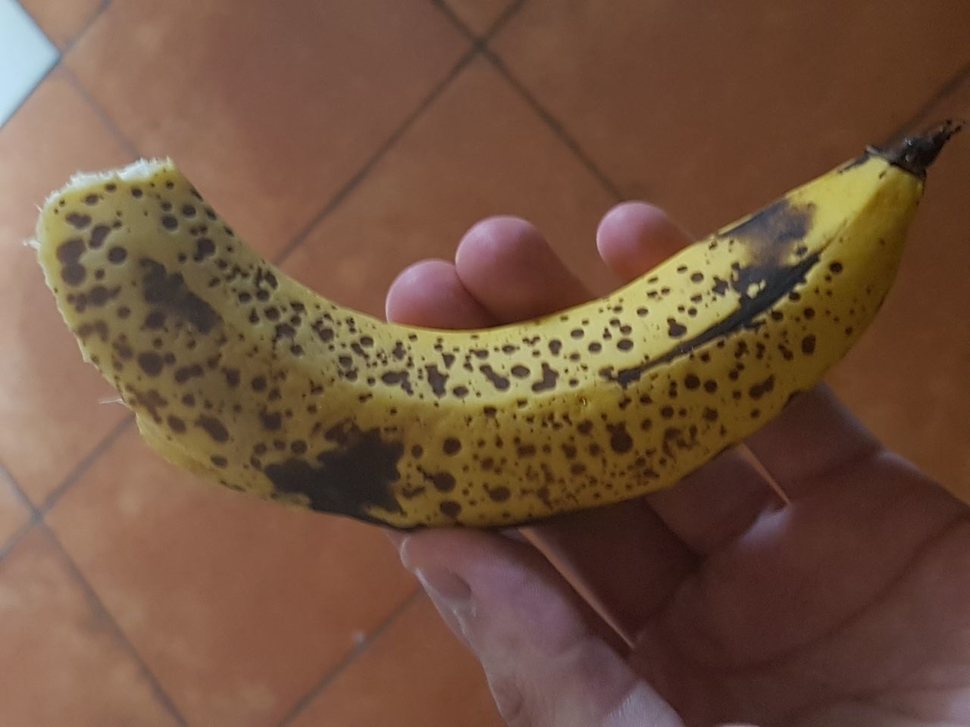
#> input picture puppets.png, 970 x 727 px, shrunk from 1280 x 960 before the run
$ python distort.py
#> lines starting #> are read from the running program, lines starting #| are printed output that depends on the picture
import cv2
import numpy as np

img = cv2.imread('puppets.png', 0)
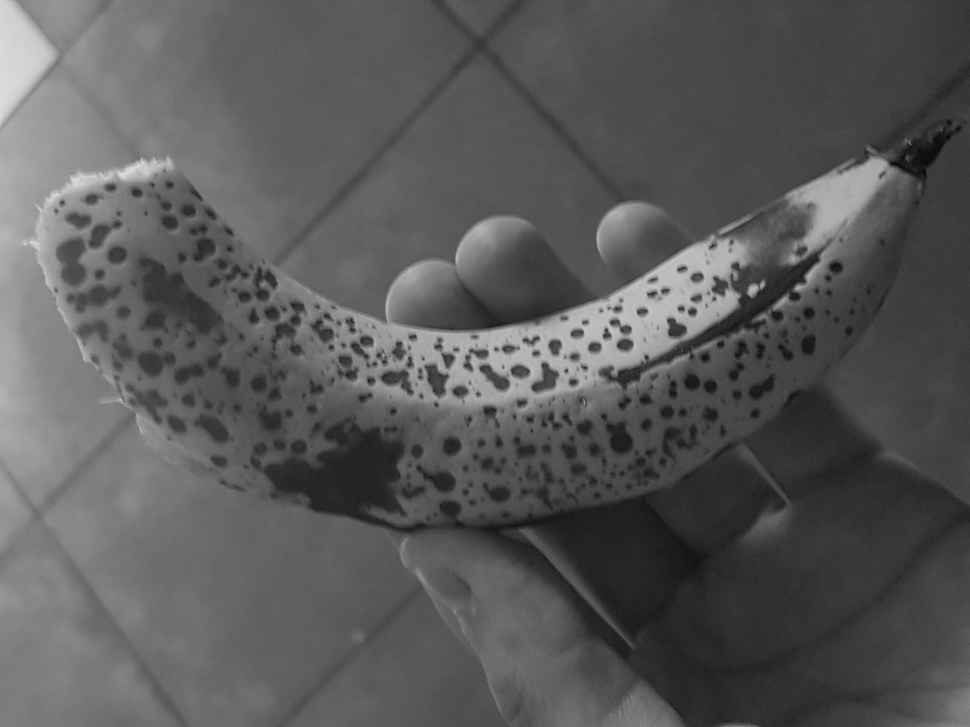
#> img: shape (727, 970); min 4, max 234, mean 89.2

kernel = np.ones((5,5), np.uint8)

img_erosion = cv2.erode(img, kernel, iterations=1)
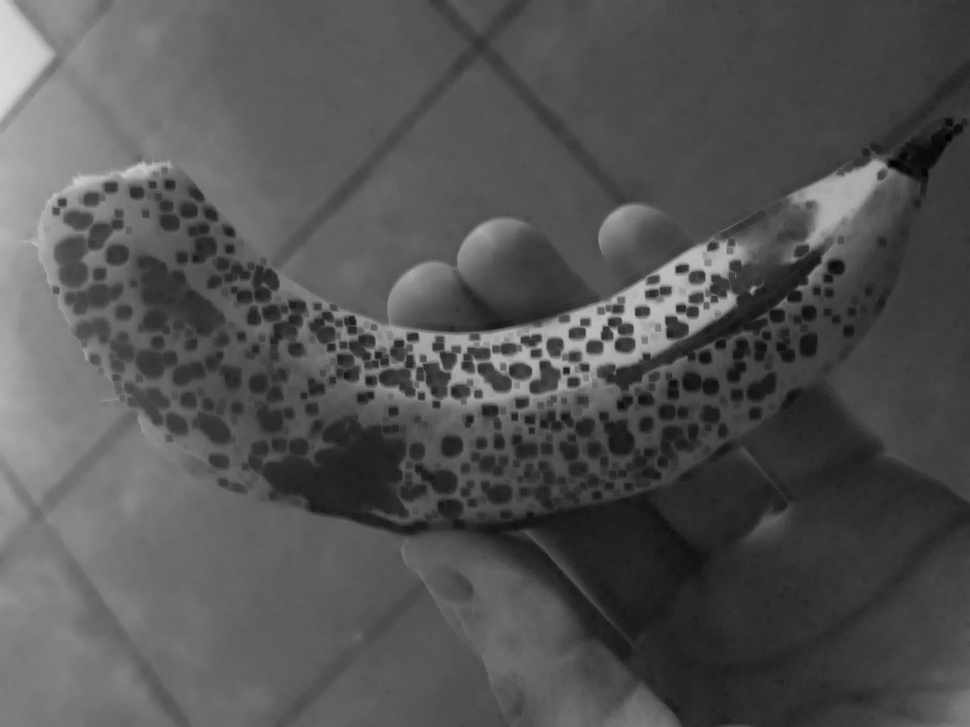
#> img_erosion: shape (727, 970); min 4, max 217, mean 83.2
img_dilation = cv2.dilate(img, kernel, iterations=1)
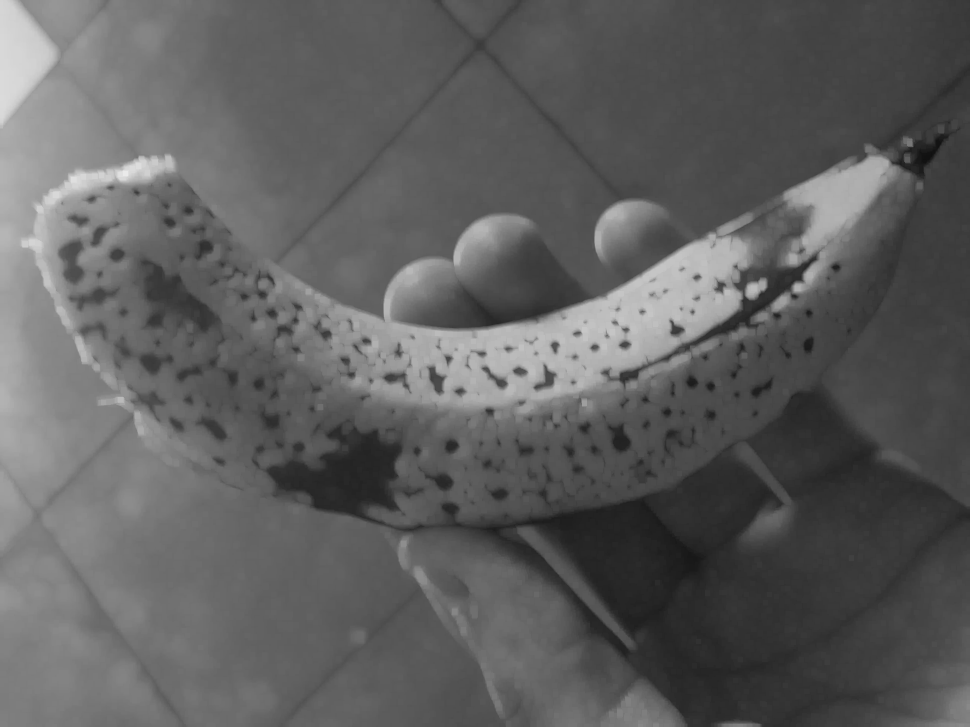
#> img_dilation: shape (727, 970); min 16, max 234, mean 94.6

cv2.imshow('Input', img)
#cv2.imshow('Erosion', img_erosion)
cv2.imshow('Dilation', img_dilation)

cv2.waitKey(0)

$ run again, with conversion.png copied over puppets.png
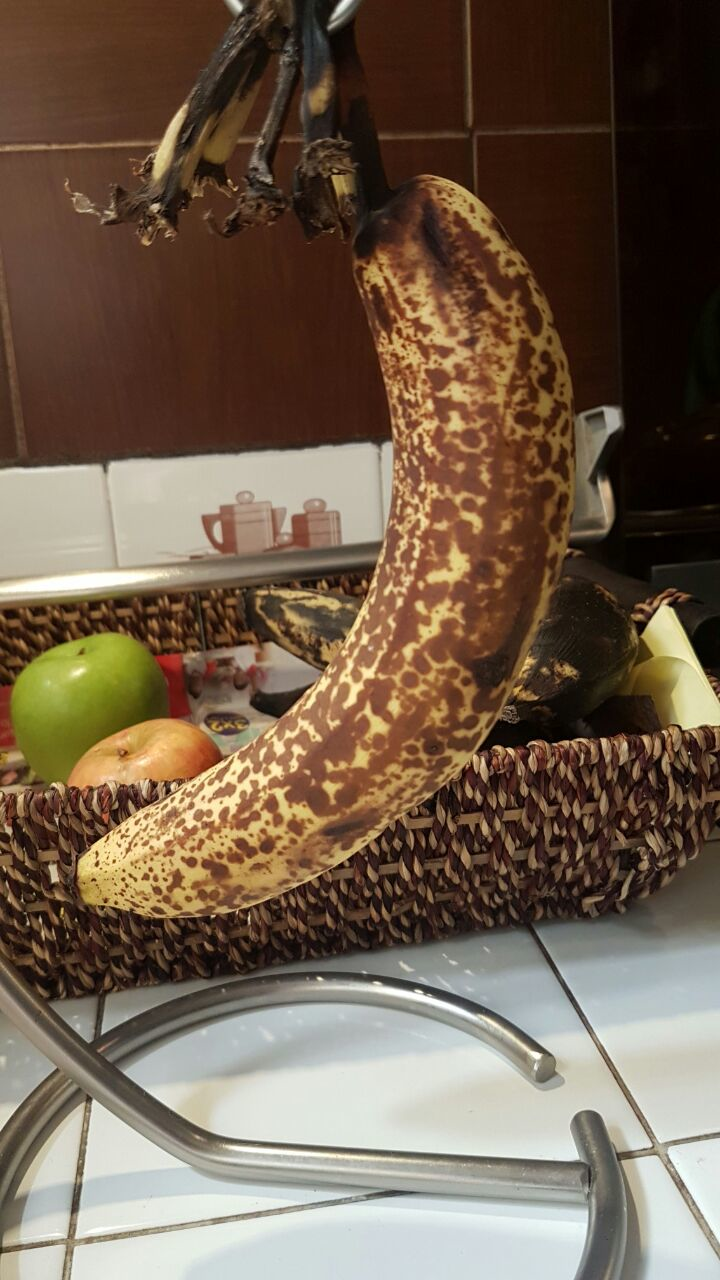
#> input picture conversion.png, 720 x 1280 px
#> `img_erosion = cv2.erode(img, kernel, iterations=1)`:
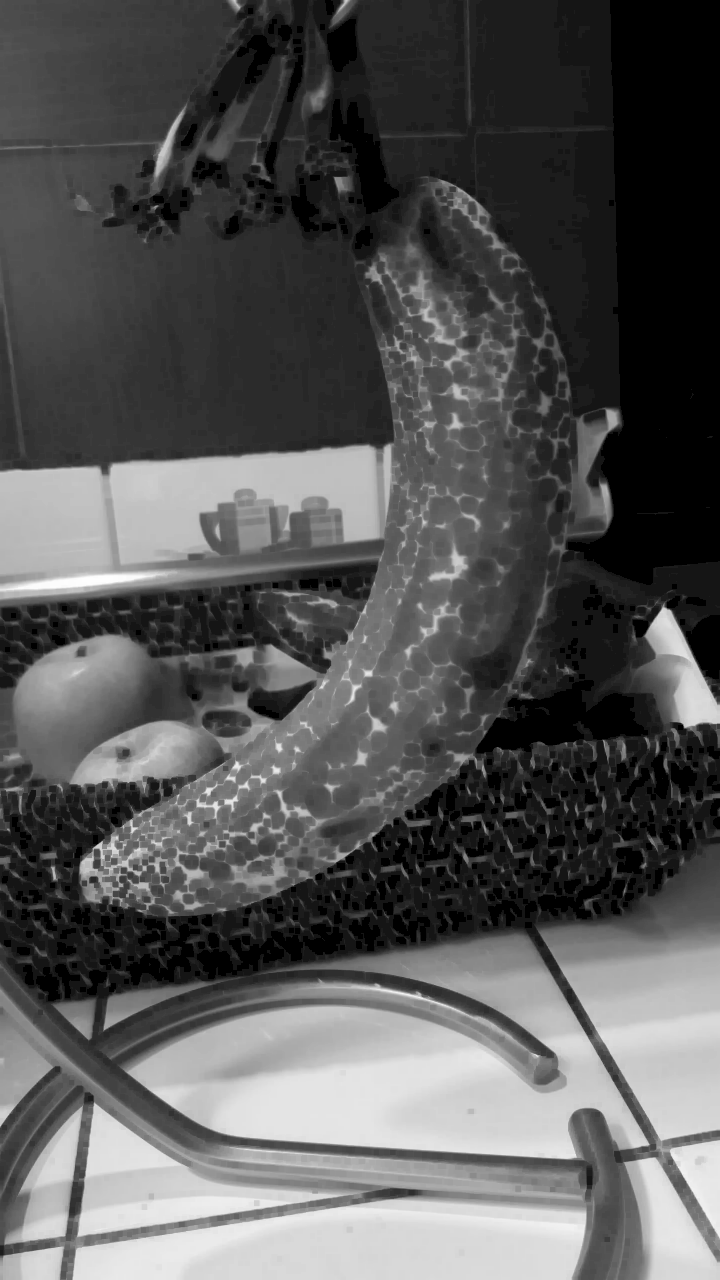
#> img_erosion: shape (1280, 720); min 0, max 254, mean 86.7
#> `img_dilation = cv2.dilate(img, kernel, iterations=1)`:
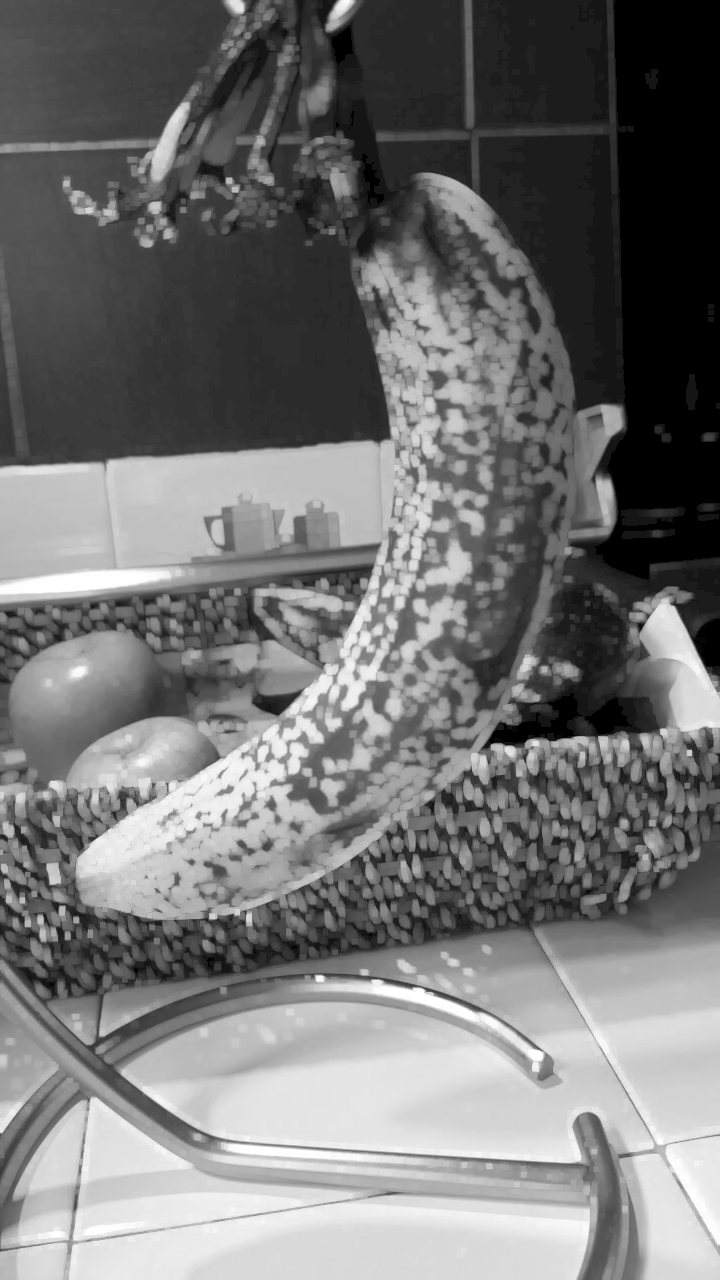
#> img_dilation: shape (1280, 720); min 0, max 255, mean 116.4

$ run again, with descarga.png copied over puppets.png
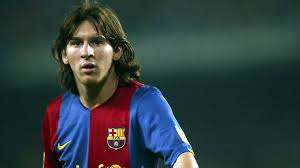
#> input picture descarga.png, 300 x 168 px
#> `img_erosion = cv2.erode(img, kernel, iterations=1)`:
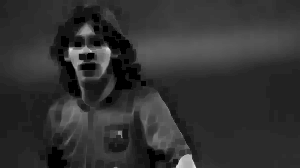
#> img_erosion: shape (168, 300); min 0, max 227, mean 49.7
#> `img_dilation = cv2.dilate(img, kernel, iterations=1)`:
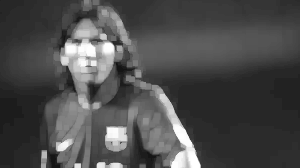
#> img_dilation: shape (168, 300); min 21, max 255, mean 76.3

$ run again, with ocean.png copied over puppets.png
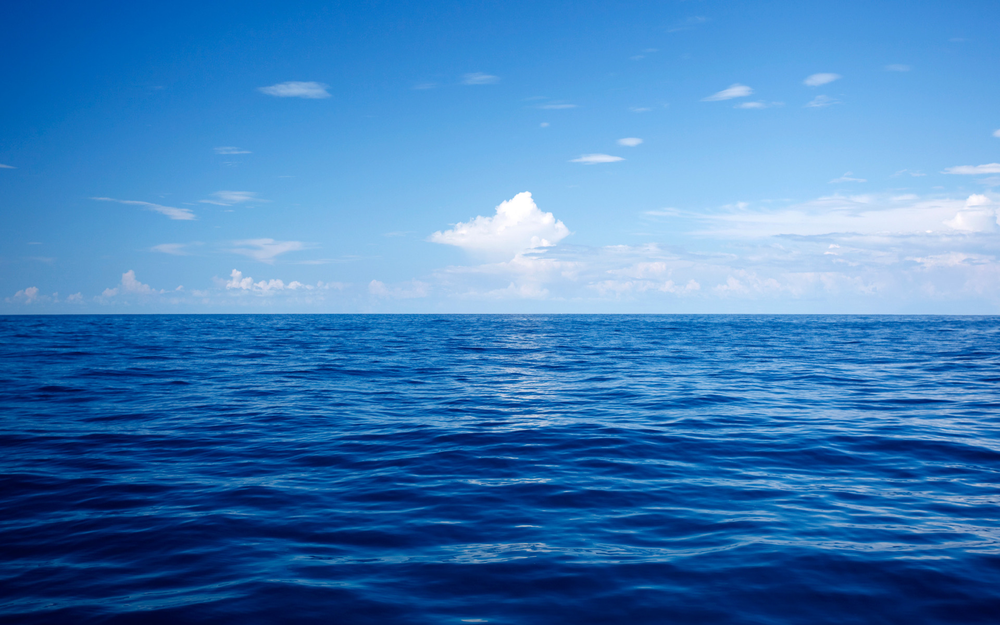
#> input picture ocean.png, 1000 x 625 px, shrunk from 1920 x 1200 before the run
#> `img_erosion = cv2.erode(img, kernel, iterations=1)`:
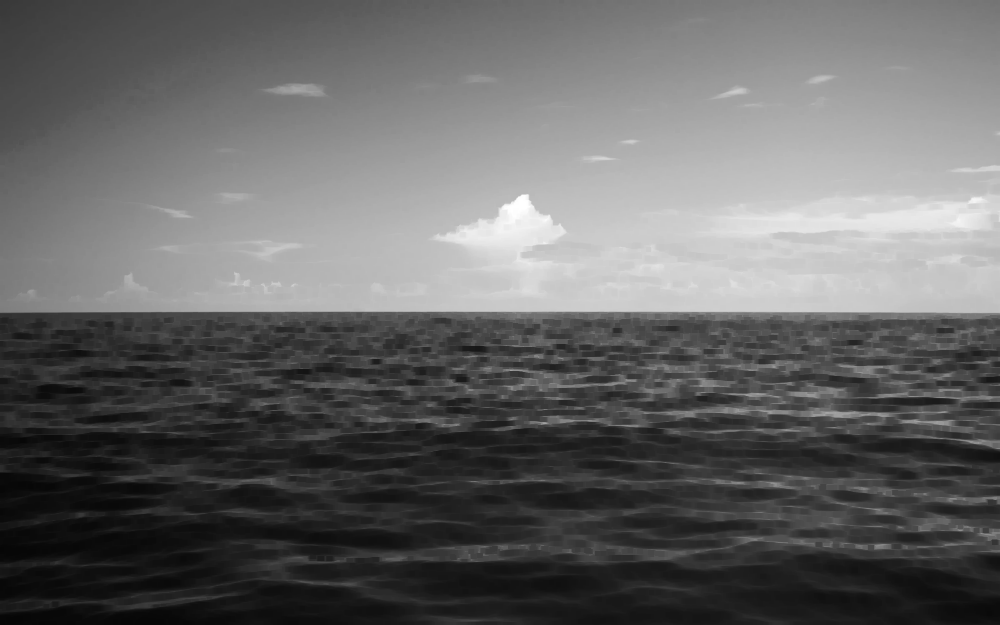
#> img_erosion: shape (625, 1000); min 6, max 255, mean 101.3
#> `img_dilation = cv2.dilate(img, kernel, iterations=1)`:
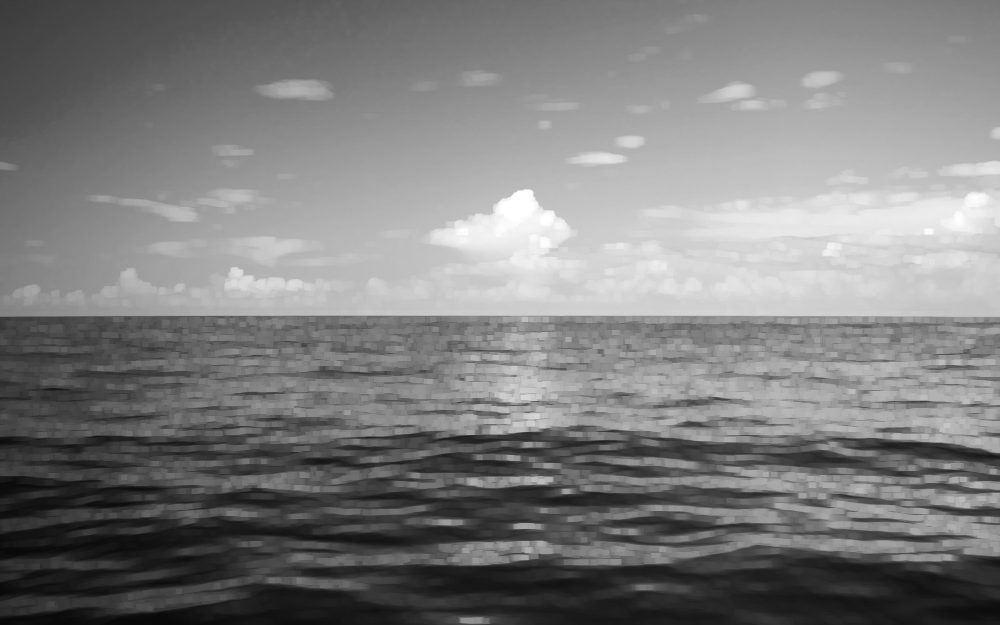
#> img_dilation: shape (625, 1000); min 8, max 255, mean 125.7
